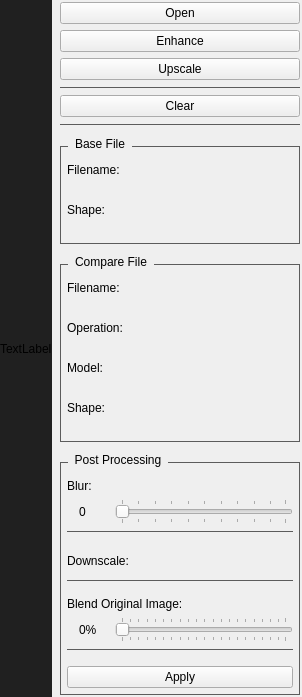
     <widget class="QFrame" name="frame">
      <property name="sizePolicy">
       <sizepolicy hsizetype="Expanding" vsizetype="Expanding">
        <horstretch>0</horstretch>
        <verstretch>1</verstretch>
       </sizepolicy>
      </property>
      <property name="frameShape">
       <enum>QFrame::NoFrame</enum>
      </property>
      <property name="frameShadow">
       <enum>QFrame::Plain</enum>
      </property>
      <layout class="QHBoxLayout" name="horizontalLayout">
       <property name="leftMargin">
        <number>0</number>
       </property>
       <property name="topMargin">
        <number>0</number>
       </property>
       <property name="rightMargin">
        <number>0</number>
       </property>
       <property name="bottomMargin">
        <number>0</number>
       </property>
       <item>
        <widget class="QFrame" name="frame_main">
         <property name="sizePolicy">
          <sizepolicy hsizetype="Expanding" vsizetype="Expanding">
           <horstretch>1</horstretch>
           <verstretch>1</verstretch>
          </sizepolicy>
         </property>
         <property name="styleSheet">
          <string notr="true">background-color: rgb(32,32,32);</string>
         </property>
         <property name="frameShape">
          <enum>QFrame::NoFrame</enum>
         </property>
         <property name="frameShadow">
          <enum>QFrame::Raised</enum>
         </property>
         <layout class="QVBoxLayout" name="verticalLayout">
          <property name="spacing">
           <number>0</number>
          </property>
          <property name="leftMargin">
           <number>0</number>
          </property>
          <property name="topMargin">
           <number>0</number>
          </property>
          <property name="rightMargin">
           <number>0</number>
          </property>
          <property name="bottomMargin">
           <number>0</number>
          </property>
          <item>
           <widget class="QLabel" name="canvas_main">
            <property name="frameShape">
             <enum>QFrame::NoFrame</enum>
            </property>
            <property name="frameShadow">
             <enum>QFrame::Raised</enum>
            </property>
            <property name="lineWidth">
             <number>1</number>
            </property>
            <property name="text">
             <string>TextLabel</string>
            </property>
           </widget>
          </item>
         </layout>
        </widget>
       </item>
       <item alignment="Qt::AlignTop">
        <widget class="QFrame" name="frame_sidebar">
         <property name="sizePolicy">
          <sizepolicy hsizetype="Fixed" vsizetype="Maximum">
           <horstretch>0</horstretch>
           <verstretch>0</verstretch>
          </sizepolicy>
         </property>
         <property name="minimumSize">
          <size>
           <width>244</width>
           <height>0</height>
          </size>
         </property>
         <property name="maximumSize">
          <size>
           <width>100</width>
           <height>16777215</height>
          </size>
         </property>
         <property name="frameShape">
          <enum>QFrame::NoFrame</enum>
         </property>
         <property name="frameShadow">
          <enum>QFrame::Plain</enum>
         </property>
         <layout class="QVBoxLayout" name="verticalLayout_3">
          <property name="leftMargin">
           <number>2</number>
          </property>
          <property name="topMargin">
           <number>2</number>
          </property>
          <property name="rightMargin">
           <number>2</number>
          </property>
          <property name="bottomMargin">
           <number>2</number>
          </property>
          <item>
           <widget class="QPushButton" name="pushButton_open">
            <property name="text">
             <string>Open</string>
            </property>
           </widget>
          </item>
          <item>
           <widget class="QPushButton" name="pushButton_run">
            <property name="text">
             <string>Enhance</string>
            </property>
           </widget>
          </item>
          <item>
           <widget class="QPushButton" name="pushButton_upscale">
            <property name="text">
             <string>Upscale</string>
            </property>
           </widget>
          </item>
          <item>
           <widget class="Line" name="line">
            <property name="styleSheet">
             <string notr="true">color: rgb(92, 92, 92);</string>
            </property>
            <property name="frameShadow">
             <enum>QFrame::Plain</enum>
            </property>
            <property name="orientation">
             <enum>Qt::Horizontal</enum>
            </property>
           </widget>
          </item>
          <item>
           <widget class="QPushButton" name="pushButton_clear">
            <property name="text">
             <string>Clear</string>
            </property>
           </widget>
          </item>
          <item>
           <widget class="Line" name="line_3">
            <property name="styleSheet">
             <string notr="true">color: rgb(92, 92, 92);</string>
            </property>
            <property name="frameShadow">
             <enum>QFrame::Plain</enum>
            </property>
            <property name="orientation">
             <enum>Qt::Horizontal</enum>
            </property>
           </widget>
          </item>
          <item>
           <widget class="QGroupBox" name="group_base">
            <property name="styleSheet">
             <string notr="true">QGroupBox {
border: 1px solid rgb(92, 92, 92);
margin-top: 14px;
padding-top:10px;
}
QGroupBox::title {
subcontrol-origin: margin;
subcontrol-position: top left;
left: 8px;
padding:0 5px;
margin-top:5px;
}</string>
            </property>
            <property name="title">
             <string>Base File</string>
            </property>
            <property name="flat">
             <bool>false</bool>
            </property>
            <property name="checkable">
             <bool>false</bool>
            </property>
            <layout class="QVBoxLayout" name="verticalLayout_18">
             <property name="spacing">
              <number>6</number>
             </property>
             <property name="leftMargin">
              <number>6</number>
             </property>
             <property name="topMargin">
              <number>6</number>
             </property>
             <property name="rightMargin">
              <number>6</number>
             </property>
             <property name="bottomMargin">
              <number>6</number>
             </property>
             <item>
              <widget class="QLabel" name="label_13">
               <property name="text">
                <string>Filename:</string>
               </property>
              </widget>
             </item>
             <item>
              <widget class="QFrame" name="frame_label_filename_base">
               <property name="frameShape">
                <enum>QFrame::NoFrame</enum>
               </property>
               <property name="frameShadow">
                <enum>QFrame::Raised</enum>
               </property>
               <layout class="QHBoxLayout" name="horizontalLayout_13">
                <property name="leftMargin">
                 <number>12</number>
                </property>
                <property name="topMargin">
                 <number>0</number>
                </property>
                <property name="rightMargin">
                 <number>0</number>
                </property>
                <property name="bottomMargin">
                 <number>0</number>
                </property>
                <item>
                 <widget class="QLabel" name="label_filename_base">
                  <property name="text">
                   <string>&lt;html&gt;&lt;head/&gt;&lt;body&gt;&lt;p&gt;&lt;span style=&quot; color:#9a9996;&quot;/&gt;&lt;/p&gt;&lt;/body&gt;&lt;/html&gt;</string>
                  </property>
                  <property name="margin">
                   <number>0</number>
                  </property>
                 </widget>
                </item>
               </layout>
              </widget>
             </item>
             <item>
              <widget class="QLabel" name="label_14">
               <property name="text">
                <string>Shape:</string>
               </property>
              </widget>
             </item>
             <item>
              <widget class="QFrame" name="frame_label_shape_base">
               <property name="frameShape">
                <enum>QFrame::NoFrame</enum>
               </property>
               <property name="frameShadow">
                <enum>QFrame::Raised</enum>
               </property>
               <layout class="QHBoxLayout" name="horizontalLayout_14">
                <property name="leftMargin">
                 <number>12</number>
                </property>
                <property name="topMargin">
                 <number>0</number>
                </property>
                <property name="rightMargin">
                 <number>0</number>
                </property>
                <property name="bottomMargin">
                 <number>0</number>
                </property>
                <item>
                 <widget class="QLabel" name="label_shape_base">
                  <property name="text">
                   <string>&lt;html&gt;&lt;head/&gt;&lt;body&gt;&lt;p/&gt;&lt;/body&gt;&lt;/html&gt;</string>
                  </property>
                 </widget>
                </item>
               </layout>
              </widget>
             </item>
            </layout>
           </widget>
          </item>
          <item>
           <widget class="QGroupBox" name="group_compare">
            <property name="styleSheet">
             <string notr="true">QGroupBox {
border: 1px solid rgb(92, 92, 92);
margin-top: 14px;
padding-top:10px;
}
QGroupBox::title {
subcontrol-origin: margin;
subcontrol-position: top left;
left: 8px;
padding:0 5px;
margin-top:5px;
}</string>
            </property>
            <property name="title">
             <string>Compare File</string>
            </property>
            <layout class="QVBoxLayout" name="verticalLayout_19">
             <property name="spacing">
              <number>6</number>
             </property>
             <property name="leftMargin">
              <number>6</number>
             </property>
             <property name="topMargin">
              <number>6</number>
             </property>
             <property name="rightMargin">
              <number>6</number>
             </property>
             <property name="bottomMargin">
              <number>6</number>
             </property>
             <item>
              <widget class="QLabel" name="label_8">
               <property name="text">
                <string>Filename:</string>
               </property>
              </widget>
             </item>
             <item>
              <widget class="QFrame" name="frame_label_filename">
               <property name="frameShape">
                <enum>QFrame::NoFrame</enum>
               </property>
               <property name="frameShadow">
                <enum>QFrame::Raised</enum>
               </property>
               <layout class="QVBoxLayout" name="verticalLayout_10">
                <property name="leftMargin">
                 <number>12</number>
                </property>
                <property name="topMargin">
                 <number>0</number>
                </property>
                <property name="rightMargin">
                 <number>0</number>
                </property>
                <property name="bottomMargin">
                 <number>0</number>
                </property>
                <item>
                 <widget class="QLabel" name="label_filename">
                  <property name="text">
                   <string>&lt;html&gt;&lt;head/&gt;&lt;body&gt;&lt;p&gt;&lt;span style=&quot; color:#9a9996;&quot;/&gt;&lt;/p&gt;&lt;/body&gt;&lt;/html&gt;</string>
                  </property>
                  <property name="margin">
                   <number>0</number>
                  </property>
                 </widget>
                </item>
               </layout>
              </widget>
             </item>
             <item>
              <widget class="QLabel" name="label_10">
               <property name="text">
                <string>Operation:</string>
               </property>
              </widget>
             </item>
             <item>
              <widget class="QFrame" name="frame_label_opname">
               <property name="frameShape">
                <enum>QFrame::NoFrame</enum>
               </property>
               <property name="frameShadow">
                <enum>QFrame::Raised</enum>
               </property>
               <layout class="QVBoxLayout" name="verticalLayout_11">
                <property name="leftMargin">
                 <number>12</number>
                </property>
                <property name="topMargin">
                 <number>0</number>
                </property>
                <property name="rightMargin">
                 <number>0</number>
                </property>
                <property name="bottomMargin">
                 <number>0</number>
                </property>
                <item>
                 <widget class="QLabel" name="label_opname">
                  <property name="text">
                   <string>&lt;html&gt;&lt;head/&gt;&lt;body&gt;&lt;p&gt;&lt;span style=&quot; color:#9a9996;&quot;/&gt;&lt;/p&gt;&lt;/body&gt;&lt;/html&gt;</string>
                  </property>
                 </widget>
                </item>
               </layout>
              </widget>
             </item>
             <item>
              <widget class="QLabel" name="label_12">
               <property name="text">
                <string>Model:</string>
               </property>
              </widget>
             </item>
             <item>
              <widget class="QFrame" name="frame_label_modelname">
               <property name="frameShape">
                <enum>QFrame::NoFrame</enum>
               </property>
               <property name="frameShadow">
                <enum>QFrame::Raised</enum>
               </property>
               <layout class="QVBoxLayout" name="verticalLayout_12">
                <property name="leftMargin">
                 <number>12</number>
                </property>
                <property name="topMargin">
                 <number>0</number>
                </property>
                <property name="rightMargin">
                 <number>0</number>
                </property>
                <property name="bottomMargin">
                 <number>0</number>
                </property>
                <item>
                 <widget class="QLabel" name="label_modelname">
                  <property name="text">
                   <string>&lt;html&gt;&lt;head/&gt;&lt;body&gt;&lt;p&gt;&lt;span style=&quot; color:#9a9996;&quot;/&gt;&lt;/p&gt;&lt;/body&gt;&lt;/html&gt;</string>
                  </property>
                 </widget>
                </item>
               </layout>
              </widget>
             </item>
             <item>
              <widget class="QLabel" name="label_9">
               <property name="text">
                <string>Shape:</string>
               </property>
              </widget>
             </item>
             <item>
              <widget class="QFrame" name="frame_label_shape">
               <property name="frameShape">
                <enum>QFrame::NoFrame</enum>
               </property>
               <property name="frameShadow">
                <enum>QFrame::Raised</enum>
               </property>
               <layout class="QVBoxLayout" name="verticalLayout_13">
                <property name="leftMargin">
                 <number>12</number>
                </property>
                <property name="topMargin">
                 <number>0</number>
                </property>
                <property name="rightMargin">
                 <number>0</number>
                </property>
                <property name="bottomMargin">
                 <number>0</number>
                </property>
                <item>
                 <widget class="QLabel" name="label_shape">
                  <property name="text">
                   <string>&lt;html&gt;&lt;head/&gt;&lt;body&gt;&lt;p/&gt;&lt;/body&gt;&lt;/html&gt;</string>
                  </property>
                 </widget>
                </item>
               </layout>
              </widget>
             </item>
            </layout>
           </widget>
          </item>
          <item>
           <widget class="QGroupBox" name="group_postprocess">
            <property name="styleSheet">
             <string notr="true">QGroupBox {
border: 1px solid rgb(92, 92, 92);
margin-top: 14px;
padding-top:10px;
}
QGroupBox::title {
subcontrol-origin: margin;
subcontrol-position: top left;
left: 8px;
padding:0 5px;
margin-top:5px;
}</string>
            </property>
            <property name="title">
             <string>Post Processing</string>
            </property>
            <layout class="QVBoxLayout" name="verticalLayout_20">
             <property name="leftMargin">
              <number>6</number>
             </property>
             <property name="topMargin">
              <number>6</number>
             </property>
             <property name="rightMargin">
              <number>6</number>
             </property>
             <property name="bottomMargin">
              <number>6</number>
             </property>
             <item>
              <widget class="QFrame" name="frame_blur">
               <property name="frameShape">
                <enum>QFrame::NoFrame</enum>
               </property>
               <property name="frameShadow">
                <enum>QFrame::Raised</enum>
               </property>
               <layout class="QVBoxLayout" name="verticalLayout_7">
                <property name="spacing">
                 <number>6</number>
                </property>
                <property name="leftMargin">
                 <number>0</number>
                </property>
                <property name="topMargin">
                 <number>0</number>
                </property>
                <property name="rightMargin">
                 <number>0</number>
                </property>
                <property name="bottomMargin">
                 <number>9</number>
                </property>
                <item>
                 <widget class="QLabel" name="label_6">
                  <property name="text">
                   <string>Blur:</string>
                  </property>
                 </widget>
                </item>
                <item>
                 <widget class="QFrame" name="frame_7">
                  <property name="frameShape">
                   <enum>QFrame::NoFrame</enum>
                  </property>
                  <property name="frameShadow">
                   <enum>QFrame::Raised</enum>
                  </property>
                  <layout class="QHBoxLayout" name="horizontalLayout_6">
                   <property name="leftMargin">
                    <number>12</number>
                   </property>
                   <property name="topMargin">
                    <number>0</number>
                   </property>
                   <property name="rightMargin">
                    <number>0</number>
                   </property>
                   <property name="bottomMargin">
                    <number>0</number>
                   </property>
                   <item>
                    <widget class="QLabel" name="label_blur_amt">
                     <property name="minimumSize">
                      <size>
                       <width>30</width>
                       <height>0</height>
                      </size>
                     </property>
                     <property name="text">
                      <string>0</string>
                     </property>
                    </widget>
                   </item>
                   <item>
                    <widget class="QSlider" name="horizontalSlider_blur">
                     <property name="orientation">
                      <enum>Qt::Horizontal</enum>
                     </property>
                     <property name="tickPosition">
                      <enum>QSlider::TicksBothSides</enum>
                     </property>
                    </widget>
                   </item>
                  </layout>
                 </widget>
                </item>
                <item>
                 <widget class="Line" name="line_2">
                  <property name="styleSheet">
                   <string notr="true">color: rgb(92, 92, 92);</string>
                  </property>
                  <property name="frameShadow">
                   <enum>QFrame::Plain</enum>
                  </property>
                  <property name="orientation">
                   <enum>Qt::Horizontal</enum>
                  </property>
                 </widget>
                </item>
               </layout>
              </widget>
             </item>
             <item>
              <widget class="QFrame" name="frame_scale">
               <property name="frameShape">
                <enum>QFrame::NoFrame</enum>
               </property>
               <property name="frameShadow">
                <enum>QFrame::Plain</enum>
               </property>
               <layout class="QVBoxLayout" name="verticalLayout_8">
                <property name="leftMargin">
                 <number>0</number>
                </property>
                <property name="topMargin">
                 <number>0</number>
                </property>
                <property name="rightMargin">
                 <number>0</number>
                </property>
                <property name="bottomMargin">
                 <number>9</number>
                </property>
                <item alignment="Qt::AlignLeft">
                 <widget class="QFrame" name="frame_14">
                  <property name="frameShape">
                   <enum>QFrame::NoFrame</enum>
                  </property>
                  <property name="frameShadow">
                   <enum>QFrame::Raised</enum>
                  </property>
                  <layout class="QHBoxLayout" name="horizontalLayout_8">
                   <property name="leftMargin">
                    <number>0</number>
                   </property>
                   <property name="topMargin">
                    <number>0</number>
                   </property>
                   <property name="rightMargin">
                    <number>0</number>
                   </property>
                   <property name="bottomMargin">
                    <number>0</number>
                   </property>
                   <item>
                    <widget class="QLabel" name="label_5">
                     <property name="text">
                      <string>Downscale:</string>
                     </property>
                    </widget>
                   </item>
                   <item>
                    <widget class="QLabel" name="label_scale">
                     <property name="minimumSize">
                      <size>
                       <width>30</width>
                       <height>25</height>
                      </size>
                     </property>
                     <property name="maximumSize">
                      <size>
                       <width>30</width>
                       <height>30</height>
                      </size>
                     </property>
                     <property name="text">
                      <string/>
                     </property>
                    </widget>
                   </item>
                  </layout>
                 </widget>
                </item>
                <item>
                 <widget class="Line" name="line_5">
                  <property name="styleSheet">
                   <string notr="true">color: rgb(92, 92, 92);</string>
                  </property>
                  <property name="frameShadow">
                   <enum>QFrame::Plain</enum>
                  </property>
                  <property name="orientation">
                   <enum>Qt::Horizontal</enum>
                  </property>
                 </widget>
                </item>
               </layout>
              </widget>
             </item>
             <item>
              <widget class="QFrame" name="frame_blend">
               <property name="frameShape">
                <enum>QFrame::NoFrame</enum>
               </property>
               <property name="frameShadow">
                <enum>QFrame::Raised</enum>
               </property>
               <layout class="QVBoxLayout" name="verticalLayout_9">
                <property name="leftMargin">
                 <number>0</number>
                </property>
                <property name="topMargin">
                 <number>0</number>
                </property>
                <property name="rightMargin">
                 <number>0</number>
                </property>
                <property name="bottomMargin">
                 <number>9</number>
                </property>
                <item>
                 <widget class="QLabel" name="label_blend">
                  <property name="text">
                   <string>Blend Original Image:</string>
                  </property>
                 </widget>
                </item>
                <item>
                 <widget class="QFrame" name="frame_5">
                  <property name="frameShape">
                   <enum>QFrame::NoFrame</enum>
                  </property>
                  <property name="frameShadow">
                   <enum>QFrame::Raised</enum>
                  </property>
                  <layout class="QHBoxLayout" name="horizontalLayout_2">
                   <property name="leftMargin">
                    <number>12</number>
                   </property>
                   <property name="topMargin">
                    <number>0</number>
                   </property>
                   <property name="rightMargin">
                    <number>0</number>
                   </property>
                   <property name="bottomMargin">
                    <number>0</number>
                   </property>
                   <item>
                    <widget class="QLabel" name="label_blend_amt">
                     <property name="minimumSize">
                      <size>
                       <width>30</width>
                       <height>0</height>
                      </size>
                     </property>
                     <property name="text">
                      <string>0%</string>
                     </property>
                    </widget>
                   </item>
                   <item>
                    <widget class="QSlider" name="horizontalSlider_blend">
                     <property name="orientation">
                      <enum>Qt::Horizontal</enum>
                     </property>
                     <property name="tickPosition">
                      <enum>QSlider::TicksBothSides</enum>
                     </property>
                     <property name="tickInterval">
                      <number>5</number>
                     </property>
                    </widget>
                   </item>
                  </layout>
                 </widget>
                </item>
                <item>
                 <widget class="Line" name="line_6">
                  <property name="styleSheet">
                   <string notr="true">color: rgb(92, 92, 92);</string>
                  </property>
                  <property name="frameShadow">
                   <enum>QFrame::Plain</enum>
                  </property>
                  <property name="orientation">
                   <enum>Qt::Horizontal</enum>
                  </property>
                 </widget>
                </item>
               </layout>
              </widget>
             </item>
             <item>
              <widget class="QPushButton" name="pushButton_postprocess_apply">
               <property name="text">
                <string>Apply</string>
               </property>
              </widget>
             </item>
            </layout>
           </widget>
          </item>
         </layout>
        </widget>
       </item>
      </layout>
     </widget>
